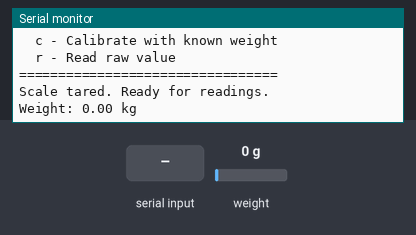
This sketch was run on a simulated ESP32. Parts: the last lines printed to the serial monitor. The test bench sets the inputs (shaded band); at power-on: weight on the scale 0 g.

Above: at 3.2 s.
3.3 s: "R" received over Serial
At 4.0 s:
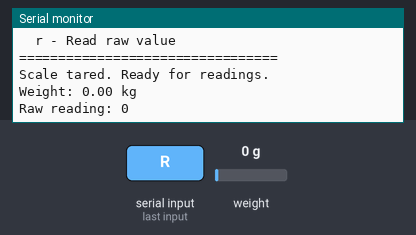
5.2 s: "t90\n" received over Serial
At 8.0 s:
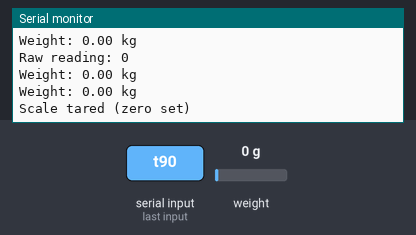
9.1 s: "c90\n" received over Serial
At 14.0 s:
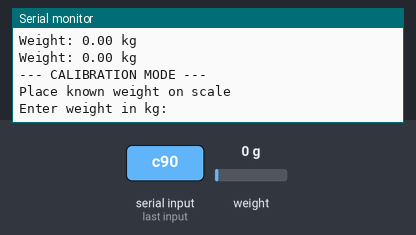
14.1 s: weight on the scale set to 100 g
At 15.0 s:
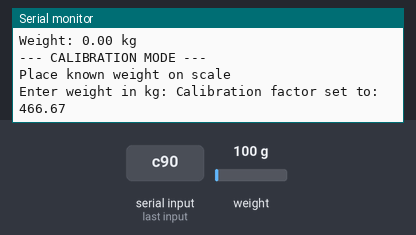
16.1 s: weight on the scale set to 1250 g
At 17.8 s:
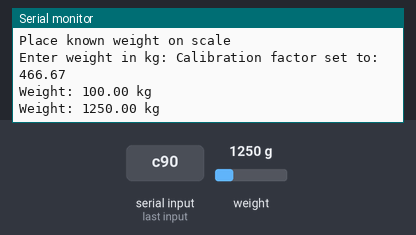
Timing chart, 0 to 19.0 s (numbered marks = the images above; inputs shaded):
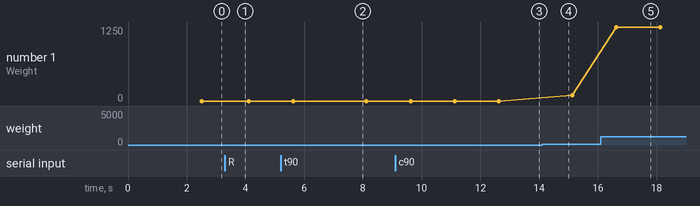

The sketch:

05_HX711_LoadCell_Test.ino
```cpp
/*
 * SmartGasML - HX711 Load Cell Test
 * Reads weight from load cell
 *
 * Wiring:
 * - HX711 VCC -> 5V
 * - HX711 GND -> GND
 * - HX711 DT -> GPIO16
 * - HX711 SCK -> GPIO17
 * - Load Cell Red -> E+
 * - Load Cell Black -> E-
 * - Load Cell Green -> A+
 * - Load Cell White -> A-
 */

#include <HX711.h>

#define LOADCELL_DT_PIN  16
#define LOADCELL_SCK_PIN 17

HX711 scale;

void setup() {
  Serial.begin(115200);
  delay(1000);

  Serial.println("\n=================================");
  Serial.println("   HX711 LOAD CELL TEST");
  Serial.println("=================================");

  scale.begin(LOADCELL_DT_PIN, LOADCELL_SCK_PIN);

  Serial.println("Place known weight on scale for calibration");
  Serial.println("Commands:");
  Serial.println("  t - Tare (zero) the scale");
  Serial.println("  c - Calibrate with known weight");
  Serial.println("  r - Read raw value");
  Serial.println("=================================\n");

  // Initial tare
  scale.tare();
  Serial.println("Scale tared. Ready for readings.");
}

void loop() {
  if (Serial.available()) {
    char cmd = Serial.read();

    switch(cmd) {
      case 't':
      case 'T':
        scale.tare();
        Serial.println("Scale tared (zero set)");
        break;

      case 'c':
      case 'C':
        calibrateScale();
        break;

      case 'r':
      case 'R':
        Serial.print("Raw reading: ");
        Serial.println(scale.read());
        break;
    }
  }

  // Read weight
  float weight = scale.get_units(5);  // Average of 5 readings
  Serial.print("Weight: ");
  Serial.print(weight);
  Serial.println(" kg");

  delay(1000);
}

void calibrateScale() {
  Serial.println("\n--- CALIBRATION MODE ---");
  Serial.println("Place known weight on scale");
  Serial.print("Enter weight in kg: ");

  while(!Serial.available()) {
    delay(100);
  }

  float knownWeight = Serial.parseFloat();
  if(knownWeight > 0) {
    scale.set_scale(scale.get_units(10) / knownWeight);
    Serial.print("Calibration factor set to: ");
    Serial.println(scale.get_scale());
  } else {
    Serial.println("Invalid weight. Calibration cancelled.");
  }
}
```

Measured:
- after the input at 3.3 s, the serial monitor: prints a new line after 0.22 s (image 1)
- after the input at 5.2 s, the serial monitor: prints a new line after 2.4 s (image 2)
- after the input at 9.1 s, the serial monitor: prints a new line after 4.5 s (image 3)
- after the input at 14.1 s, the serial monitor: prints a new line after 0.52 s (image 4)
- after the input at 16.1 s, the serial monitor: prints a new line after 0.52 s (image 5)
- plotted number 1: 0 → 100 after the input at 14.1 s, 100 → 1250 after the input at 16.1 s
